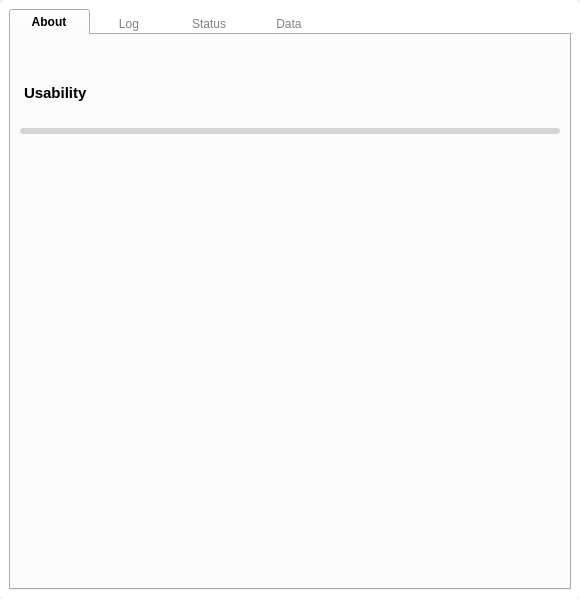
<?xml version="1.0" encoding="UTF-8"?>
<ui version="4.0">
 <class>Form</class>
 <widget class="QWidget" name="Form">
  <property name="windowModality">
   <enum>Qt::NonModal</enum>
  </property>
  <property name="geometry">
   <rect>
    <x>0</x>
    <y>0</y>
    <width>580</width>
    <height>599</height>
   </rect>
  </property>
  <property name="sizePolicy">
   <sizepolicy hsizetype="Expanding" vsizetype="Expanding">
    <horstretch>0</horstretch>
    <verstretch>0</verstretch>
   </sizepolicy>
  </property>
  <property name="maximumSize">
   <size>
    <width>580</width>
    <height>16777215</height>
   </size>
  </property>
  <property name="windowTitle">
   <string>Form</string>
  </property>
  <property name="styleSheet">
   <string notr="true">#frame {
	background-color: white;
	border-radius: 5px;
}

QTabBar::tab {
	width: 80px;
}

QTabBar::tab:selected {
	font-weight: bold;
	
}

QTabBar::tab:!selected {
	color: gray;
	border: none;
}

QTabBar::tab:top:!selected {
    margin-top: 3px;
}

QTabBar::tab:bottom:!selected {
    margin-bottom: 3px;
}

QTabBar::tab:!selected:hover {
    background: lightgray;
}

#about_description {
	margin-bottom: 20px;
}

#log_console {
	background-color: #1b232f;
	border-radius: 5%;
	color: #ebebeb;
	padding: 10px;
}

#client_status, #server_status, #client_data, #server_data {
	border: 1px solid silver;
	background-color: #fff;
}

#client_label, #server_label, #client_label_2, #server_label_2 {
	border: 1px solid silver;
	background-color: #e8e9eb;
	padding: 10px;
}

#connection_note, #data_note {
	border: 1px solid silver;
	border-left: 5px solid #4070f4;
	padding: 10px;
	background-color: #f5f5f5;
}

#usability_title {
	font-size: 11pt;
	font-weight: bold;
	margin-bottom: 20px;
}

#measure_bar {
	min-height: 6px;
    max-height: 6px;
    border-radius: 3px;
	background-color: #d4d4d5;
}

#measure_bar::chunk {
	min-height: 6px;
    max-height: 6px;
    border-radius: 3px;
	background-color: #0b69e5;
}
</string>
  </property>
  <layout class="QVBoxLayout" name="verticalLayout">
   <property name="spacing">
    <number>0</number>
   </property>
   <property name="leftMargin">
    <number>0</number>
   </property>
   <property name="topMargin">
    <number>0</number>
   </property>
   <property name="rightMargin">
    <number>0</number>
   </property>
   <property name="bottomMargin">
    <number>0</number>
   </property>
   <item>
    <widget class="QFrame" name="frame">
     <property name="frameShape">
      <enum>QFrame::StyledPanel</enum>
     </property>
     <property name="frameShadow">
      <enum>QFrame::Raised</enum>
     </property>
     <layout class="QVBoxLayout" name="verticalLayout_5">
      <item>
       <widget class="QTabWidget" name="tabWidget">
        <property name="cursor">
         <cursorShape>ArrowCursor</cursorShape>
        </property>
        <property name="tabShape">
         <enum>QTabWidget::Rounded</enum>
        </property>
        <property name="currentIndex">
         <number>0</number>
        </property>
        <widget class="QWidget" name="about_panel">
         <attribute name="title">
          <string>About</string>
         </attribute>
         <layout class="QVBoxLayout" name="verticalLayout_6">
          <item alignment="Qt::AlignTop">
           <widget class="QLabel" name="about_description">
            <property name="text">
             <string/>
            </property>
            <property name="wordWrap">
             <bool>true</bool>
            </property>
           </widget>
          </item>
          <item>
           <widget class="QLabel" name="usability_title">
            <property name="sizePolicy">
             <sizepolicy hsizetype="Preferred" vsizetype="Maximum">
              <horstretch>0</horstretch>
              <verstretch>0</verstretch>
             </sizepolicy>
            </property>
            <property name="text">
             <string>Usability</string>
            </property>
           </widget>
          </item>
          <item>
           <widget class="QProgressBar" name="measure_bar">
            <property name="value">
             <number>0</number>
            </property>
            <property name="textVisible">
             <bool>false</bool>
            </property>
           </widget>
          </item>
          <item>
           <widget class="QWidget" name="usability_form" native="true">
            <property name="sizePolicy">
             <sizepolicy hsizetype="Preferred" vsizetype="Expanding">
              <horstretch>0</horstretch>
              <verstretch>0</verstretch>
             </sizepolicy>
            </property>
            <layout class="QVBoxLayout" name="verticalLayout_7"/>
           </widget>
          </item>
         </layout>
        </widget>
        <widget class="QWidget" name="log_panel">
         <attribute name="title">
          <string>Log</string>
         </attribute>
         <layout class="QVBoxLayout" name="verticalLayout_2">
          <item>
           <widget class="QPlainTextEdit" name="log_console">
            <property name="sizePolicy">
             <sizepolicy hsizetype="Expanding" vsizetype="Expanding">
              <horstretch>0</horstretch>
              <verstretch>0</verstretch>
             </sizepolicy>
            </property>
            <property name="frameShape">
             <enum>QFrame::NoFrame</enum>
            </property>
            <property name="frameShadow">
             <enum>QFrame::Plain</enum>
            </property>
            <property name="readOnly">
             <bool>true</bool>
            </property>
           </widget>
          </item>
         </layout>
        </widget>
        <widget class="QWidget" name="status_panel">
         <attribute name="title">
          <string>Status</string>
         </attribute>
         <layout class="QVBoxLayout" name="verticalLayout_3">
          <item>
           <widget class="QWidget" name="client_status" native="true">
            <layout class="QVBoxLayout" name="verticalLayout_9">
             <property name="spacing">
              <number>0</number>
             </property>
             <property name="leftMargin">
              <number>0</number>
             </property>
             <property name="topMargin">
              <number>0</number>
             </property>
             <property name="rightMargin">
              <number>0</number>
             </property>
             <property name="bottomMargin">
              <number>0</number>
             </property>
             <item>
              <widget class="QLabel" name="client_label">
               <property name="sizePolicy">
                <sizepolicy hsizetype="Preferred" vsizetype="Maximum">
                 <horstretch>0</horstretch>
                 <verstretch>0</verstretch>
                </sizepolicy>
               </property>
               <property name="styleSheet">
                <string notr="true">font-size: 11pt;</string>
               </property>
               <property name="text">
                <string>Client</string>
               </property>
              </widget>
             </item>
             <item>
              <layout class="QGridLayout" name="gridLayout">
               <property name="leftMargin">
                <number>20</number>
               </property>
               <property name="topMargin">
                <number>10</number>
               </property>
               <property name="bottomMargin">
                <number>10</number>
               </property>
               <property name="spacing">
                <number>20</number>
               </property>
               <item row="1" column="0">
                <widget class="QLabel" name="label_5">
                 <property name="text">
                  <string>Request</string>
                 </property>
                </widget>
               </item>
               <item row="0" column="0">
                <widget class="QLabel" name="label">
                 <property name="text">
                  <string>Connection</string>
                 </property>
                </widget>
               </item>
               <item row="0" column="1">
                <widget class="QLabel" name="label_2">
                 <property name="text">
                  <string>Established</string>
                 </property>
                </widget>
               </item>
               <item row="1" column="1">
                <widget class="QLabel" name="request_status">
                 <property name="text">
                  <string>NULL</string>
                 </property>
                </widget>
               </item>
               <item row="2" column="0">
                <widget class="QLabel" name="label_7">
                 <property name="text">
                  <string>Timestamp</string>
                 </property>
                </widget>
               </item>
               <item row="2" column="1">
                <widget class="QLabel" name="timestamp_status">
                 <property name="text">
                  <string>NULL</string>
                 </property>
                </widget>
               </item>
              </layout>
             </item>
            </layout>
           </widget>
          </item>
          <item>
           <widget class="QWidget" name="server_status" native="true">
            <layout class="QVBoxLayout" name="verticalLayout_10">
             <property name="spacing">
              <number>0</number>
             </property>
             <property name="leftMargin">
              <number>0</number>
             </property>
             <property name="topMargin">
              <number>0</number>
             </property>
             <property name="rightMargin">
              <number>0</number>
             </property>
             <property name="bottomMargin">
              <number>0</number>
             </property>
             <item>
              <widget class="QLabel" name="server_label">
               <property name="sizePolicy">
                <sizepolicy hsizetype="Preferred" vsizetype="Maximum">
                 <horstretch>0</horstretch>
                 <verstretch>0</verstretch>
                </sizepolicy>
               </property>
               <property name="styleSheet">
                <string notr="true">font-size: 11pt;</string>
               </property>
               <property name="text">
                <string>Server</string>
               </property>
              </widget>
             </item>
             <item>
              <layout class="QGridLayout" name="gridLayout_2" rowstretch="0,0,0">
               <property name="leftMargin">
                <number>20</number>
               </property>
               <property name="topMargin">
                <number>10</number>
               </property>
               <property name="bottomMargin">
                <number>10</number>
               </property>
               <property name="horizontalSpacing">
                <number>10</number>
               </property>
               <property name="verticalSpacing">
                <number>20</number>
               </property>
               <item row="2" column="1">
                <widget class="QLabel" name="response_status">
                 <property name="text">
                  <string>NULL</string>
                 </property>
                </widget>
               </item>
               <item row="0" column="0">
                <widget class="QLabel" name="label_9">
                 <property name="text">
                  <string>Status</string>
                 </property>
                </widget>
               </item>
               <item row="2" column="0">
                <widget class="QLabel" name="label_11">
                 <property name="text">
                  <string>Response</string>
                 </property>
                </widget>
               </item>
               <item row="0" column="1">
                <widget class="QLabel" name="server_status_message">
                 <property name="text">
                  <string>OK</string>
                 </property>
                </widget>
               </item>
               <item row="1" column="0">
                <widget class="QLabel" name="label_13">
                 <property name="text">
                  <string>Status Code</string>
                 </property>
                </widget>
               </item>
               <item row="1" column="1">
                <widget class="QLabel" name="server_status_code">
                 <property name="text">
                  <string>200</string>
                 </property>
                </widget>
               </item>
              </layout>
             </item>
            </layout>
           </widget>
          </item>
          <item>
           <widget class="QScrollArea" name="scrollArea_3">
            <property name="frameShape">
             <enum>QFrame::NoFrame</enum>
            </property>
            <property name="widgetResizable">
             <bool>true</bool>
            </property>
            <widget class="QWidget" name="scrollAreaWidgetContents">
             <property name="geometry">
              <rect>
               <x>0</x>
               <y>-42</y>
               <width>509</width>
               <height>250</height>
              </rect>
             </property>
             <layout class="QVBoxLayout" name="verticalLayout_15">
              <property name="spacing">
               <number>0</number>
              </property>
              <property name="leftMargin">
               <number>0</number>
              </property>
              <property name="topMargin">
               <number>0</number>
              </property>
              <property name="rightMargin">
               <number>0</number>
              </property>
              <property name="bottomMargin">
               <number>0</number>
              </property>
              <item>
               <widget class="QLabel" name="connection_note">
                <property name="sizePolicy">
                 <sizepolicy hsizetype="Preferred" vsizetype="Expanding">
                  <horstretch>0</horstretch>
                  <verstretch>0</verstretch>
                 </sizepolicy>
                </property>
                <property name="text">
                 <string>&lt;p&gt;&lt;b&gt;Eavesdropping Attacks&lt;/b&gt;: In an eavesdropping attack, an attacker passively listens to the communication between two parties to gather sensitive information. This is why encryption is important in secure communication.&lt;/p&gt;

&lt;p&gt;&lt;b&gt;Replay Attacks&lt;/b&gt;: In a replay attack, an attacker intercepts the data and retransmits it later. This can be prevented by using time-stamped tokens or one-time passwords.&lt;/p&gt;

&lt;p&gt;&lt;b&gt;Session Hijacking&lt;/b&gt;: In a session hijacking attack, an attacker takes over a session between a client and server after the user has successfully authenticated. This allows the attacker to do anything the user can do on their account.&lt;/p&gt;

&lt;p&gt;&lt;b&gt;IP Spoofing&lt;/b&gt;: In an IP spoofing attack, an attacker sends messages to a computer with an IP address indicating that the message is coming from a trusted host. This can be used to gain unauthorised access to a machine.&lt;/p&gt;</string>
                </property>
                <property name="wordWrap">
                 <bool>true</bool>
                </property>
               </widget>
              </item>
             </layout>
            </widget>
           </widget>
          </item>
         </layout>
        </widget>
        <widget class="QWidget" name="data_panel">
         <attribute name="title">
          <string>Data</string>
         </attribute>
         <layout class="QVBoxLayout" name="verticalLayout_4">
          <item>
           <widget class="QWidget" name="client_data" native="true">
            <layout class="QVBoxLayout" name="layout_2">
             <property name="spacing">
              <number>0</number>
             </property>
             <property name="leftMargin">
              <number>0</number>
             </property>
             <property name="topMargin">
              <number>0</number>
             </property>
             <property name="rightMargin">
              <number>0</number>
             </property>
             <property name="bottomMargin">
              <number>0</number>
             </property>
             <item>
              <widget class="QLabel" name="client_label_2">
               <property name="sizePolicy">
                <sizepolicy hsizetype="Preferred" vsizetype="Maximum">
                 <horstretch>0</horstretch>
                 <verstretch>0</verstretch>
                </sizepolicy>
               </property>
               <property name="styleSheet">
                <string notr="true">font-size: 11pt;</string>
               </property>
               <property name="text">
                <string>Client</string>
               </property>
              </widget>
             </item>
             <item>
              <layout class="QGridLayout" name="client_data_layout">
               <property name="leftMargin">
                <number>20</number>
               </property>
               <property name="topMargin">
                <number>10</number>
               </property>
               <property name="bottomMargin">
                <number>10</number>
               </property>
               <property name="spacing">
                <number>20</number>
               </property>
              </layout>
             </item>
            </layout>
           </widget>
          </item>
          <item>
           <widget class="QWidget" name="server_data" native="true">
            <layout class="QVBoxLayout" name="verticalLayout_11">
             <property name="spacing">
              <number>0</number>
             </property>
             <property name="leftMargin">
              <number>0</number>
             </property>
             <property name="topMargin">
              <number>0</number>
             </property>
             <property name="rightMargin">
              <number>0</number>
             </property>
             <property name="bottomMargin">
              <number>0</number>
             </property>
             <item>
              <widget class="QLabel" name="server_label_2">
               <property name="sizePolicy">
                <sizepolicy hsizetype="Preferred" vsizetype="Maximum">
                 <horstretch>0</horstretch>
                 <verstretch>0</verstretch>
                </sizepolicy>
               </property>
               <property name="styleSheet">
                <string notr="true">font-size: 11pt;</string>
               </property>
               <property name="text">
                <string>Server</string>
               </property>
              </widget>
             </item>
             <item>
              <layout class="QGridLayout" name="server_data_layout" rowstretch="0">
               <property name="leftMargin">
                <number>20</number>
               </property>
               <property name="topMargin">
                <number>10</number>
               </property>
               <property name="bottomMargin">
                <number>10</number>
               </property>
               <property name="spacing">
                <number>20</number>
               </property>
              </layout>
             </item>
            </layout>
           </widget>
          </item>
          <item>
           <widget class="QWidget" name="data_note_container" native="true">
            <property name="sizePolicy">
             <sizepolicy hsizetype="Preferred" vsizetype="Expanding">
              <horstretch>0</horstretch>
              <verstretch>0</verstretch>
             </sizepolicy>
            </property>
            <layout class="QVBoxLayout" name="verticalLayout_12">
             <property name="spacing">
              <number>11</number>
             </property>
             <property name="leftMargin">
              <number>0</number>
             </property>
             <property name="topMargin">
              <number>11</number>
             </property>
             <property name="rightMargin">
              <number>0</number>
             </property>
             <property name="bottomMargin">
              <number>0</number>
             </property>
             <item>
              <widget class="QScrollArea" name="scrollArea_4">
               <property name="frameShape">
                <enum>QFrame::NoFrame</enum>
               </property>
               <property name="widgetResizable">
                <bool>true</bool>
               </property>
               <widget class="QWidget" name="scrollAreaWidgetContents_2">
                <property name="geometry">
                 <rect>
                  <x>0</x>
                  <y>0</y>
                  <width>530</width>
                  <height>373</height>
                 </rect>
                </property>
                <layout class="QVBoxLayout" name="verticalLayout_16">
                 <property name="spacing">
                  <number>0</number>
                 </property>
                 <property name="leftMargin">
                  <number>0</number>
                 </property>
                 <property name="topMargin">
                  <number>0</number>
                 </property>
                 <property name="rightMargin">
                  <number>0</number>
                 </property>
                 <property name="bottomMargin">
                  <number>0</number>
                 </property>
                 <item>
                  <widget class="QLabel" name="data_note">
                   <property name="text">
                    <string/>
                   </property>
                   <property name="wordWrap">
                    <bool>true</bool>
                   </property>
                  </widget>
                 </item>
                </layout>
               </widget>
              </widget>
             </item>
            </layout>
           </widget>
          </item>
         </layout>
        </widget>
       </widget>
      </item>
     </layout>
    </widget>
   </item>
  </layout>
 </widget>
 <resources/>
 <connections/>
</ui>
